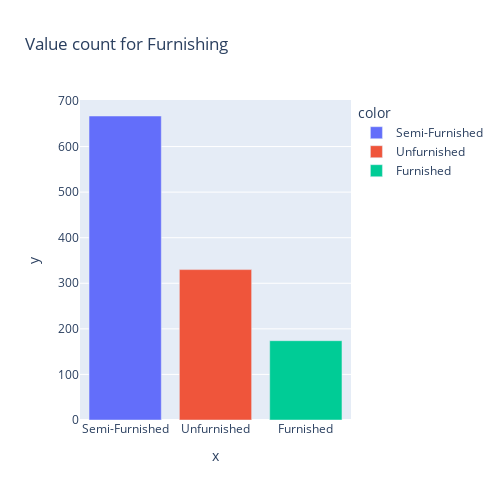

Write notebook code for a chart like this one.
### Code cell
fig=px.bar(df,x=df["Furnishing"].value_counts().index,y=df["Furnishing"].value_counts().values,
           color=df["Furnishing"].value_counts().index
           ,height=500,width=500,title="Value count for Furnishing")
fig.show()

### Figure 1 — Plotly figure (JSON) as saved in the notebook; plotly's stock layout.template omitted (floating-point values rounded to 4 significant figures)
{"data": [{"alignmentgroup": "True", "hovertemplate": "color=Semi-Furnished<br>x=%{x}<br>y=%{y}<extra></extra>", "legendgroup": "Semi-Furnished", "marker": {"color": "#636efa", "pattern": {"shape": ""}}, "name": "Semi-Furnished", "offsetgroup": "Semi-Furnished", "orientation": "v", "showlegend": true, "textposition": "auto", "type": "bar", "x": ["Semi-Furnished"], "xaxis": "x", "y": [667], "yaxis": "y"}, {"alignmentgroup": "True", "hovertemplate": "color=Unfurnished<br>x=%{x}<br>y=%{y}<extra></extra>", "legendgroup": "Unfurnished", "marker": {"color": "#EF553B", "pattern": {"shape": ""}}, "name": "Unfurnished", "offsetgroup": "Unfurnished", "orientation": "v", "showlegend": true, "textposition": "auto", "type": "bar", "x": ["Unfurnished"], "xaxis": "x", "y": [330], "yaxis": "y"}, {"alignmentgroup": "True", "hovertemplate": "color=Furnished<br>x=%{x}<br>y=%{y}<extra></extra>", "legendgroup": "Furnished", "marker": {"color": "#00cc96", "pattern": {"shape": ""}}, "name": "Furnished", "offsetgroup": "Furnished", "orientation": "v", "showlegend": true, "textposition": "auto", "type": "bar", "x": ["Furnished"], "xaxis": "x", "y": [174], "yaxis": "y"}], "layout": {"barmode": "relative", "height": 500, "legend": {"title": {"text": "color"}, "tracegroupgap": 0}, "title": {"text": "Value count for Furnishing"}, "width": 500, "xaxis": {"anchor": "y", "domain": [0, 1], "title": {"text": "x"}}, "yaxis": {"anchor": "x", "domain": [0, 1], "title": {"text": "y"}}}}
